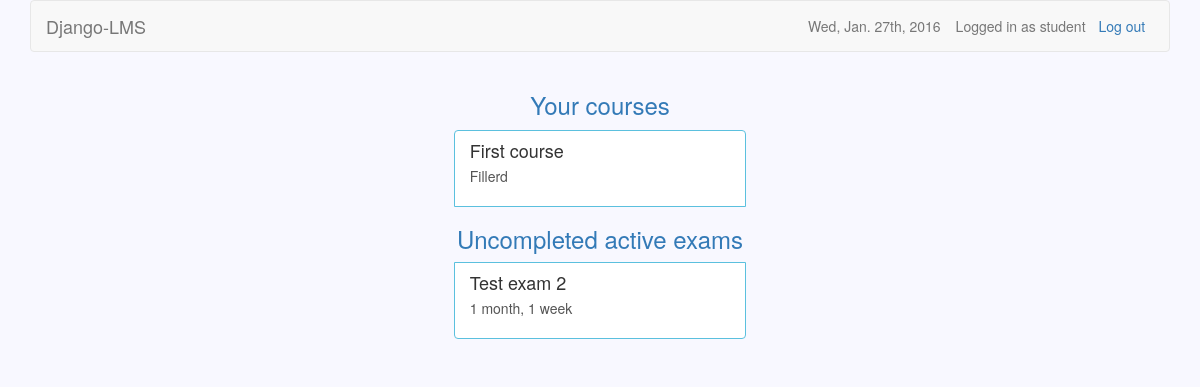
The app's page /courses/s (signed in), older data.
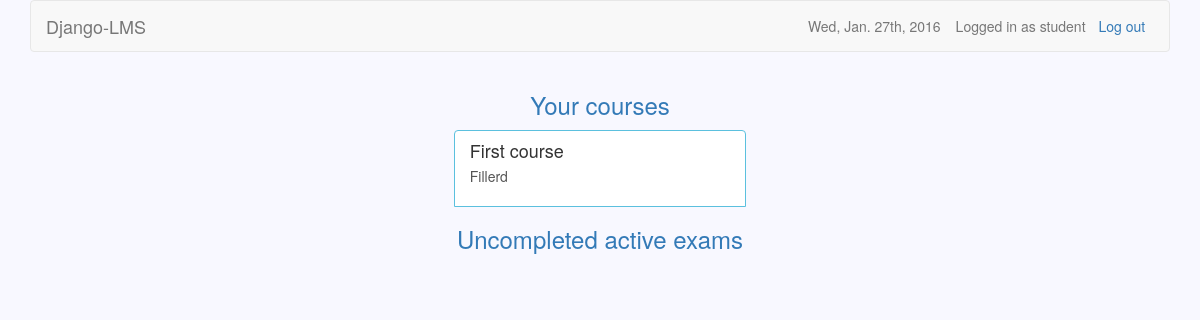
The same page, newer data.
### courses/models.py (models this page shows, shortened)
class Course(models.Model):
    owner = models.CharField(max_length=30)
    name = models.CharField(max_length=30)
    description = models.TextField(blank=True)
    created = models.DateTimeField(auto_now_add=True)
    updated = models.DateTimeField(auto_now=True)
    participants = models.ManyToManyField(settings.AUTH_USER_MODEL, blank=True,
        through='Participation')

### exams/models.py (models this page shows, shortened)
class Exam(models.Model):
    owner = models.CharField(max_length=30)
    name = models.CharField(max_length=30)
    description = models.TextField(blank=True)
    created = models.DateTimeField(auto_now_add=True)
    updated = models.DateTimeField(auto_now=True)
    password = models.CharField(max_length=10, blank=True)
    time_limit = models.TimeField()
    active_from = models.DateTimeField()
    active_to = models.DateTimeField()
    course = models.ForeignKey(Course)
    category = models.CharField(max_length=30)
    question_count = models.IntegerField()
    questions = models.ManyToManyField(Question, blank=True,
        through='ExamQuestion')
    @property
    def active(self):
        return (timezone.now() >= self.active_from and
            timezone.now() < self.active_to)

### courses/views.py (the view)
@user_passes_test(student_check)
def student_page(request):
    participants = Participation.objects.filter(user=request.user)
    courses = list()
    unfinished = list()
    for participant in participants:
        courses.append(Course.objects.filter(id=participant.course.id))
    courses = list(chain.from_iterable(courses))
    courses.sort(key=lambda x: x.updated, reverse=True)
    for course in courses:
        exams = Exam.objects.filter(course=course)
        for exam in exams:
            if (exam.active and not Score.objects.filter(student=request.user,
                exam=exam).exists() and ExamQuestion.objects.filter(exam=exam)
                .exists()):
                    unfinished.append(exam)
    unfinished.sort(key=lambda x: x.active_to)
    return render(request, 'student_page.html', {'courses': courses,
        'exams': unfinished})

### courses/views.py (called while the page is built)
def student_check(user):
    return not user.is_teacher

### courses/templates/student_page.html (shortened to what this page needs)
{% extends 'base.html' %}
{% block header %}Your courses{% endblock %}
{% block dashboard %}
	{% for course in courses %}
		<a class="list-group-item" href="{% url 'view_course' course.id %}">
			<h4 class="list-group-item-heading">{{ course.name }}</h4>
			<p class="list-group-item-description">{{ course.description }}</p>
		</a>
	{% endfor %}
	<h3 class="text-primary text-center">Uncompleted active exams</h3>
	{% for exam in exams %}
		<a class="list-group-item" href="{% url 'view_exam' exam.course.id exam.id %}">
			<h4 class="list-group-item-heading">{{ exam.name }}</h4>
			<p class="list-group-item-description">{{ exam.active_to|timeuntil }}</p>
		</a>
	{% endfor %}
{% endblock %}

Row changes from the older to the newer data that the page shows:
no longer on this page (row edited): Exam: name "Test exam 2", active_to "1 month, 1 week"
